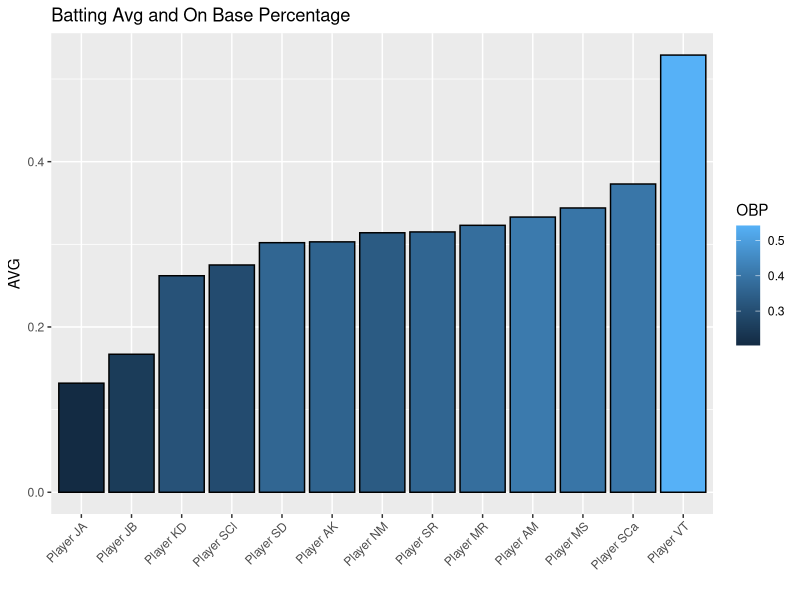
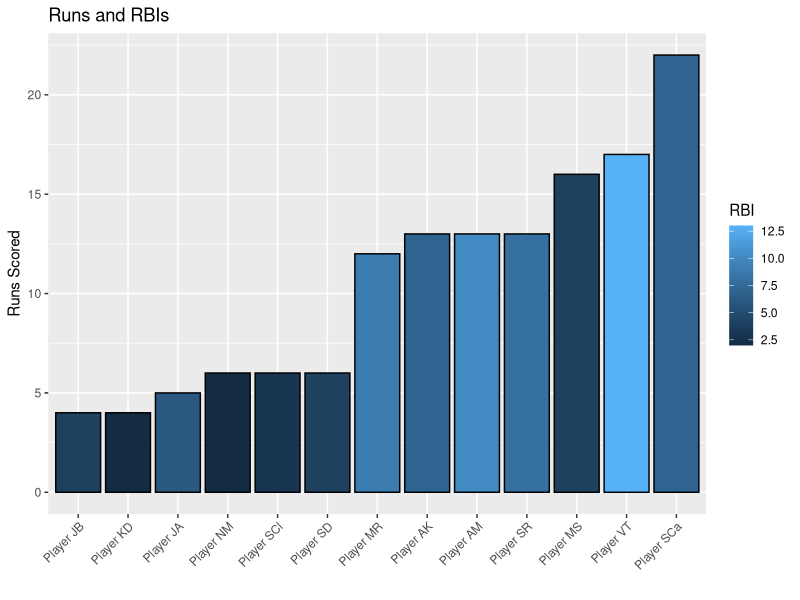
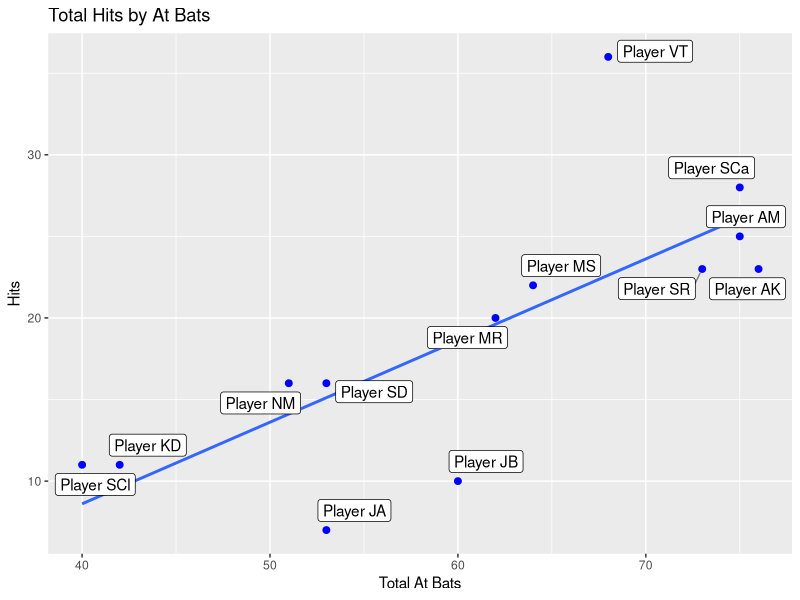
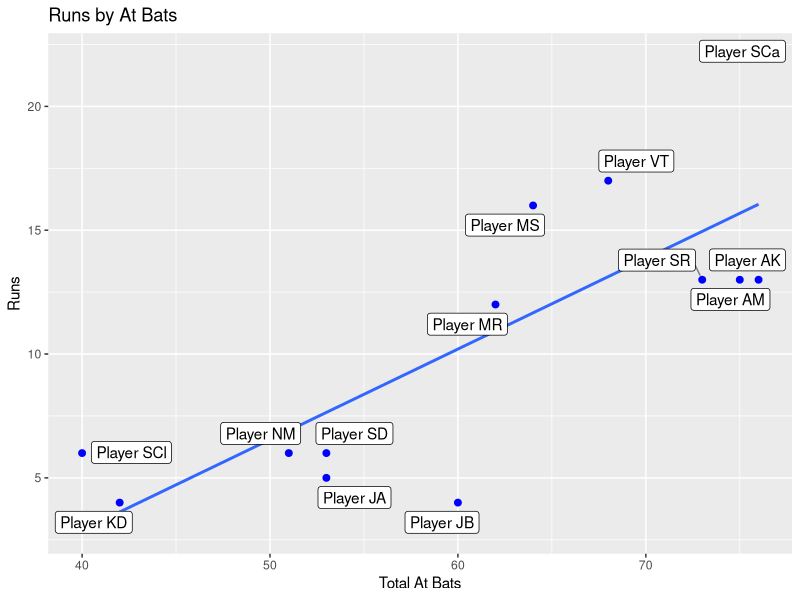

Generate these figures, in order, with R:
## ---- chunk 1
#install.packages("ggplot2")
#install.packages("ggrepel")
#install.packages("readxl")
library(ggplot2)
library(ggrepel) #cool package that lets you plot labels in creative way
library(readxl) #reads in excel
## ---- chunk 2
#df<-read.csv("PlayerData.csv", header= TRUE)
df<-read_excel("PlayerData.xlsx")
df$HBP<-as.numeric(df$HBP)
## ---- chunk 3
ggplot(df,aes(x=reorder(Player, AVG), y=AVG, fill=OBP))+
  geom_bar(position = "dodge",color="black", stat="identity")+
  theme(axis.text.x = element_text(angle = 45, hjust = 1))+
  ggtitle("Batting Avg and On Base Percentage")+
  xlab("")+
  ylab("AVG")
## ---- chunk 4
ggplot(df,aes(x=reorder(Player, R), y=R, fill=RBI))+
  geom_bar(position = "dodge",color="black", stat="identity")+
  theme(axis.text.x = element_text(angle = 45, hjust = 1))+
  ggtitle("Runs and RBIs")+
  xlab("")+
  ylab("Runs Scored") 
## ---- chunk 5
df$GOB<-df$TH+df$BB+df$HBP
ggplot(df,aes(x=AB, y=TH, label=Player)) +
  geom_smooth(method = "lm", se = FALSE)+
  geom_point(color = "blue", size = 2)+
  geom_label_repel(aes(label = Player),
                 box.padding   = 0.35, 
                 point.padding = 0.5,
                 segment.color = 'grey50') +
  ggtitle("Total Hits by At Bats")+
  xlab("Total At Bats")+
  ylab("Hits")
## ---- chunk 6
ggplot(df,aes(x=AB, y=R, label=Player)) +
  geom_smooth(method = "lm", se = FALSE)+
  geom_point(color = "blue", size = 2)+
  geom_label_repel(aes(label = Player),
                 box.padding   = 0.35, 
                 point.padding = 0.5,
                 segment.color = 'grey50') +
  ggtitle("Runs by At Bats")+
  xlab("Total At Bats")+
  ylab("Runs")
